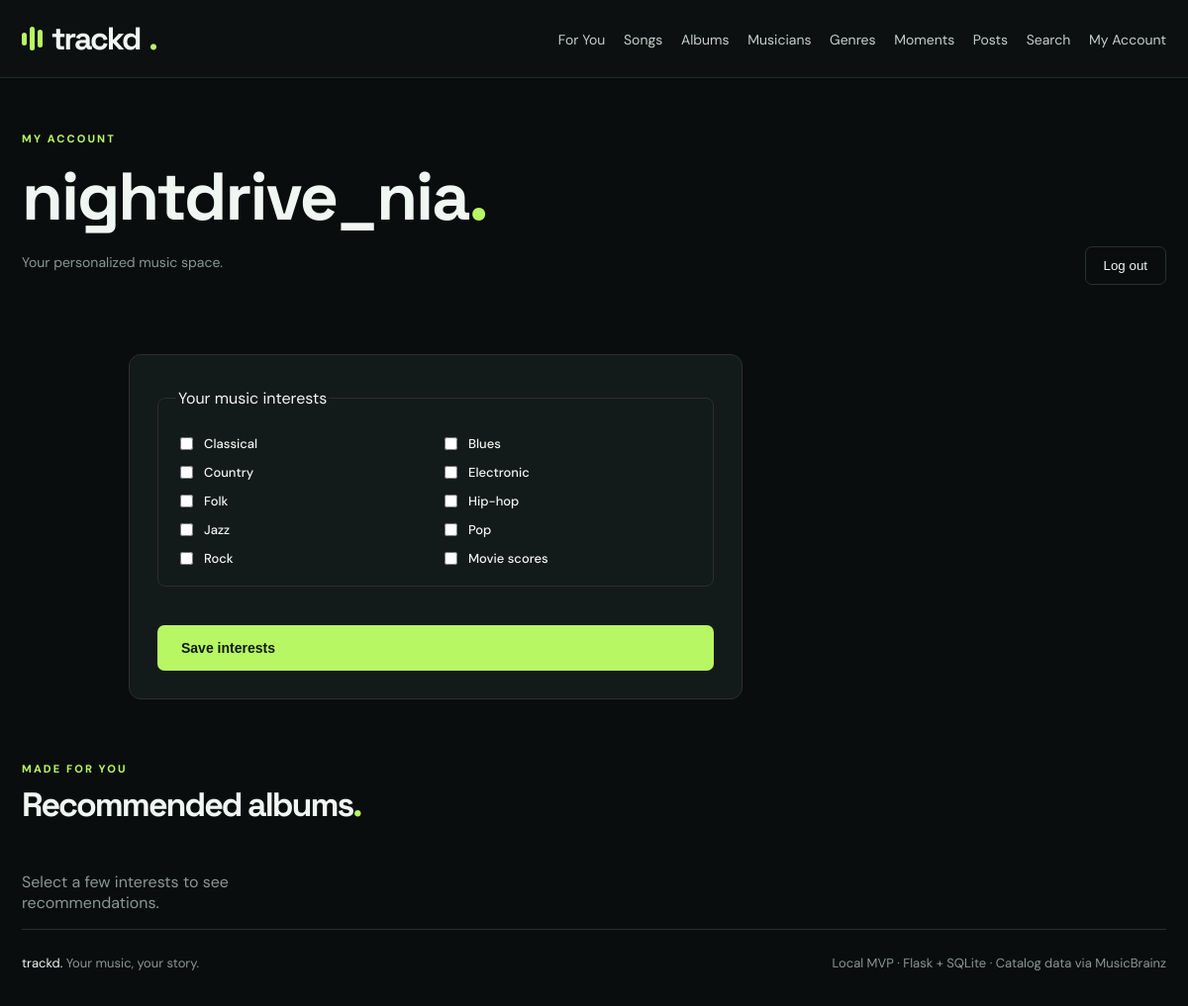
The app's page /account (signed in) with its own data.
### tables this page shows
CREATE TABLE users (
                id INTEGER PRIMARY KEY AUTOINCREMENT,
                username TEXT NOT NULL UNIQUE,
                password_hash TEXT NOT NULL,
                created_at TEXT NOT NULL DEFAULT CURRENT_TIMESTAMP
            );

CREATE TABLE genres (
                id INTEGER PRIMARY KEY,
                name TEXT NOT NULL UNIQUE,
                slug TEXT NOT NULL UNIQUE
            );

### app.py (the view, shortened to what this page needs)
@app.route('/account', methods=['GET', 'POST'])
def account():
    if not session.get('user_id'):
        return redirect(url_for('login'))
    with get_db() as db:
        user = db.execute('SELECT * FROM users WHERE id = ?', (session['user_id'],)).fetchone()
        genres = db.execute('SELECT * FROM genres ORDER BY id').fetchall()
        selected_ids = {row['genre_id'] for row in db.execute(
            'SELECT genre_id FROM user_genres WHERE user_id = ?', (user['id'],)
        ).fetchall()}
        recommendations = db.execute('''SELECT DISTINCT albums.* FROM albums
            JOIN album_genres ON album_genres.album_id = albums.id
            JOIN user_genres ON user_genres.genre_id = album_genres.genre_id
            WHERE user_genres.user_id = ?
            ORDER BY albums.year DESC, albums.title LIMIT 12''', (user['id'],)).fetchall()
    return render_template('account.html', user=user, genres=genres, selected_ids=selected_ids,
                           recommendations=recommendations)

### app.py (called while the page is built)
def get_db():
    connection = sqlite3.connect(DB_PATH)
    connection.row_factory = sqlite3.Row
    connection.execute('PRAGMA foreign_keys = ON')
    return connection

@app.context_processor
def current_account():
    user = None
    if session.get('user_id'):
        with get_db() as db:
            user = db.execute('SELECT id, username FROM users WHERE id = ?', (session['user_id'],)).fetchone()
    return {'current_user': user}

### templates/account.html (shortened to what this page needs)
{% extends 'base.html' %}
{% block content %}
<section class="section-head musician-page-head"><div><div class="kicker">MY ACCOUNT</div><h1>{{ user.username }}<span class="green-dot">.</span></h1><p>Your personalized music space.</p></div><form method="post" action="{{ url_for('logout') }}"><button class="secondary-button" type="submit">Log out</button></form></section>
<section class="account-layout account-settings"><form method="post" class="account-form"><fieldset><legend>Your music interests</legend><div class="genre-options">{% for genre in genres %}<label><input type="checkbox" name="genres" value="{{ genre.id }}" {% if genre.id in selected_ids %}checked{% endif %}> {{ genre.name }}</label>{% endfor %}</div></fieldset><button class="primary-button" type="submit">Save interests</button></form></section>
<section class="section-head"><div><div class="kicker">MADE FOR YOU</div><h2>Recommended albums<span class="green-dot">.</span></h2></div></section>
<section class="album-grid">{% for album in recommendations %}<div class="album-card"><a href="{{ url_for('album_detail', album_id=album.id) }}">{% if album.cover_url %}<img class="album-cover" src="{{ album.cover_url }}" alt="{{ album.title }} album cover">{% else %}<div class="album-art {{ album.art_class }}"><span class="cover-title">{{ album.title }}</span><span class="cover-artist">{{ album.artist }}</span></div>{% endif %}<div class="album-title">{{ album.title }}</div><div class="album-meta">{{ album.artist }} · {{ album.year }}</div></a></div>{% else %}<p class="empty">Select a few interests to see recommendations.</p>{% endfor %}</section>
{% endblock %}

### static/style.css (style rules this page uses)
:root { --bg:#0a0d0e;--panel:#131a1a;--panel2:#1b2222;--text:#f0f6f2;--muted:#899793;--green:#b7f763;--line:#28312e }
* { box-sizing:border-box }
html { scroll-behavior:smooth }
body { margin:0;background:var(--bg);color:var(--text);font-family:'DM Sans',Arial,sans-serif }
.brand-dot,.green-dot { color:var(--green) }
.eyebrow,.kicker { font-size:11px;letter-spacing:2.1px;font-weight:800;color:var(--green) }
h1,h2 { font-family:'Space Grotesk',sans-serif;letter-spacing:-2px }
.primary-button { display:inline-flex;align-items:center;gap:32px;border:none;background:var(--green);color:#121912;padding:15px 24px;border-radius:7px;font-weight:800;cursor:pointer;font-size:14px;margin-top:22px }
.section-head { display:flex;align-items:end;justify-content:space-between;gap:22px;margin:63px 0 22px }
.section-head h2,.two-column h2 { font-size:34px;margin:8px 0 }
.section-head p,.review-form-panel>p { color:var(--muted);font-size:14px }
input,textarea,select { font:inherit;color:var(--text);background:var(--panel);border:1px solid #35423d;border-radius:7px;padding:12px;outline:none }
.album-grid { display:grid;grid-template-columns:repeat(4,minmax(0,1fr));gap:31px 19px }
.empty-state p,.empty { color:var(--muted) }
.account-layout { max-width:940px;margin:70px auto;display:grid;grid-template-columns:1fr 1fr;gap:70px;align-items:start }
.account-form { display:flex;flex-direction:column;gap:12px;background:var(--panel);border:1px solid var(--line);border-radius:12px;padding:28px }
.account-form label { font-size:13px;font-weight:700 }
.account-form fieldset { border:1px solid var(--line);border-radius:8px;margin:5px 0;padding:18px }
.genre-options { display:grid;grid-template-columns:repeat(2,minmax(0,1fr));gap:10px;margin-top:8px }
.genre-options label { font-weight:500!important;display:flex;gap:8px;align-items:center }
.genre-options input { accent-color:var(--green) }
.secondary-button { background:transparent;border:1px solid var(--line);color:var(--text);padding:11px 18px;border-radius:7px;cursor:pointer }
.account-settings .account-form { max-width:620px }
.account-settings { display:block;margin-bottom:0 }

### static/musicians.css (style rules this page uses)
.musician-page-head { margin-top:54px }
.musician-page-head h1,.musician-detail h1 { font-size:clamp(42px,6vw,68px);margin:8px 0 }

### records on screen
users: username "nightdrive_nia"
genres: name "Classical"
genres: name "Blues"
genres: name "Country"
genres: name "Electronic"
genres: name "Folk"
genres: name "Hip-hop"
genres: name "Jazz"
genres: name "Pop"
genres: name "Rock"
genres: name "Movie scores"
